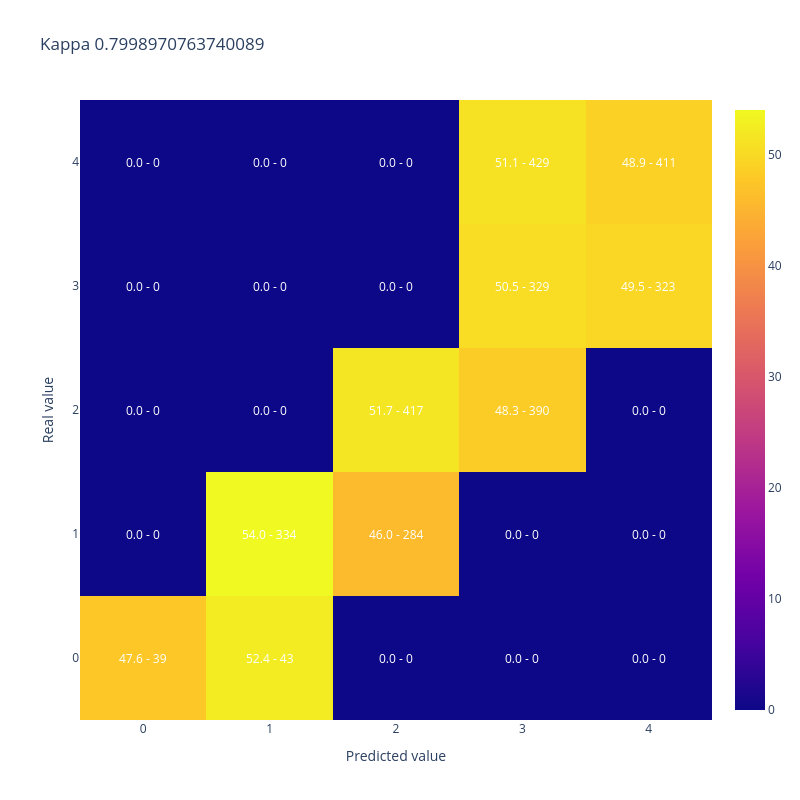

The notebook cell saved with this chart:
### Code cell
#A modo de ejemplo muestro kappa y matriz de confusion para 50% de aciertos donde los errores quedan cerca de la clase correcta
y_simulado_cerca = [y_test.iloc[sample] if random_list[sample]<50/100 else y_cerca[sample] for sample in range(len(y_test))]

display(plot_confusion_matrix(y_test,y_simulado_cerca, 
                              title = "Kappa " + str(cohen_kappa_score(y_test,y_simulado_cerca, weights = 'quadratic'))))

### Figure 1 — Plotly figure (JSON) as saved in the notebook; plotly's stock layout.template omitted (floating-point values rounded to 4 significant figures)
{"data": [{"type": "heatmap", "x": [0, 1, 2, 3, 4], "y": [0, 1, 2, 3, 4], "z": [[47.56, 52.44, 0.0, 0.0, 0.0], [0.0, 54.05, 45.95, 0.0, 0.0], [0.0, 0.0, 51.67, 48.33, 0.0], [0.0, 0.0, 0.0, 50.46, 49.54], [0.0, 0.0, 0.0, 51.07, 48.93]]}], "layout": {"annotations": [{"font": {"color": "white"}, "showarrow": false, "text": "47.6 - 39", "x": 0, "xref": "x", "y": 0, "yref": "y"}, {"font": {"color": "white"}, "showarrow": false, "text": "52.4 - 43", "x": 1, "xref": "x", "y": 0, "yref": "y"}, {"font": {"color": "white"}, "showarrow": false, "text": "0.0 - 0", "x": 2, "xref": "x", "y": 0, "yref": "y"}, {"font": {"color": "white"}, "showarrow": false, "text": "0.0 - 0", "x": 3, "xref": "x", "y": 0, "yref": "y"}, {"font": {"color": "white"}, "showarrow": false, "text": "0.0 - 0", "x": 4, "xref": "x", "y": 0, "yref": "y"}, {"font": {"color": "white"}, "showarrow": false, "text": "0.0 - 0", "x": 0, "xref": "x", "y": 1, "yref": "y"}, {"font": {"color": "white"}, "showarrow": false, "text": "54.0 - 334", "x": 1, "xref": "x", "y": 1, "yref": "y"}, {"font": {"color": "white"}, "showarrow": false, "text": "46.0 - 284", "x": 2, "xref": "x", "y": 1, "yref": "y"}, {"font": {"color": "white"}, "showarrow": false, "text": "0.0 - 0", "x": 3, "xref": "x", "y": 1, "yref": "y"}, {"font": {"color": "white"}, "showarrow": false, "text": "0.0 - 0", "x": 4, "xref": "x", "y": 1, "yref": "y"}, {"font": {"color": "white"}, "showarrow": false, "text": "0.0 - 0", "x": 0, "xref": "x", "y": 2, "yref": "y"}, {"font": {"color": "white"}, "showarrow": false, "text": "0.0 - 0", "x": 1, "xref": "x", "y": 2, "yref": "y"}, {"font": {"color": "white"}, "showarrow": false, "text": "51.7 - 417", "x": 2, "xref": "x", "y": 2, "yref": "y"}, {"font": {"color": "white"}, "showarrow": false, "text": "48.3 - 390", "x": 3, "xref": "x", "y": 2, "yref": "y"}, {"font": {"color": "white"}, "showarrow": false, "text": "0.0 - 0", "x": 4, "xref": "x", "y": 2, "yref": "y"}, {"font": {"color": "white"}, "showarrow": false, "text": "0.0 - 0", "x": 0, "xref": "x", "y": 3, "yref": "y"}, {"font": {"color": "white"}, "showarrow": false, "text": "0.0 - 0", "x": 1, "xref": "x", "y": 3, "yref": "y"}, {"font": {"color": "white"}, "showarrow": false, "text": "0.0 - 0", "x": 2, "xref": "x", "y": 3, "yref": "y"}, {"font": {"color": "white"}, "showarrow": false, "text": "50.5 - 329", "x": 3, "xref": "x", "y": 3, "yref": "y"}, {"font": {"color": "white"}, "showarrow": false, "text": "49.5 - 323", "x": 4, "xref": "x", "y": 3, "yref": "y"}, {"font": {"color": "white"}, "showarrow": false, "text": "0.0 - 0", "x": 0, "xref": "x", "y": 4, "yref": "y"}, {"font": {"color": "white"}, "showarrow": false, "text": "0.0 - 0", "x": 1, "xref": "x", "y": 4, "yref": "y"}, {"font": {"color": "white"}, "showarrow": false, "text": "0.0 - 0", "x": 2, "xref": "x", "y": 4, "yref": "y"}, {"font": {"color": "white"}, "showarrow": false, "text": "51.1 - 429", "x": 3, "xref": "x", "y": 4, "yref": "y"}, {"font": {"color": "white"}, "showarrow": false, "text": "48.9 - 411", "x": 4, "xref": "x", "y": 4, "yref": "y"}], "height": 800, "title": {"text": "Kappa 0.7998970763740089"}, "width": 800, "xaxis": {"title": {"text": "Predicted value"}}, "yaxis": {"title": {"text": "Real value"}}}}
